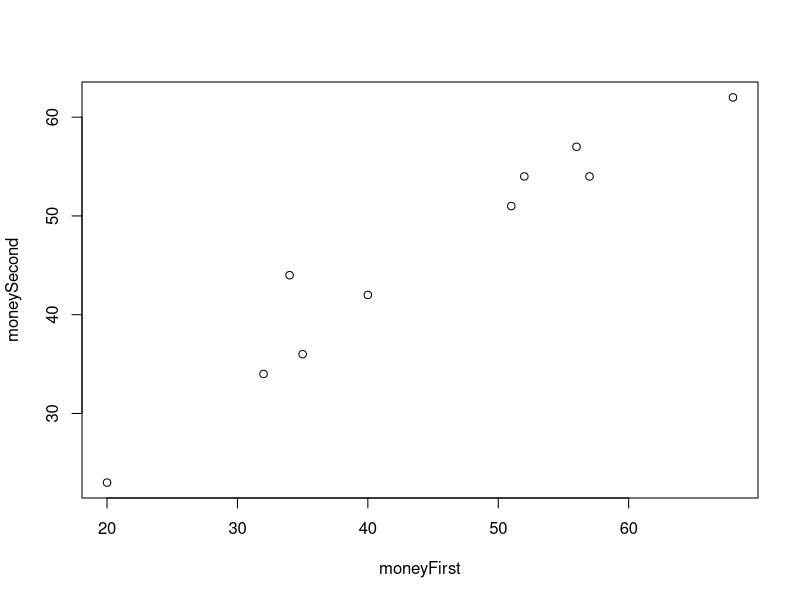
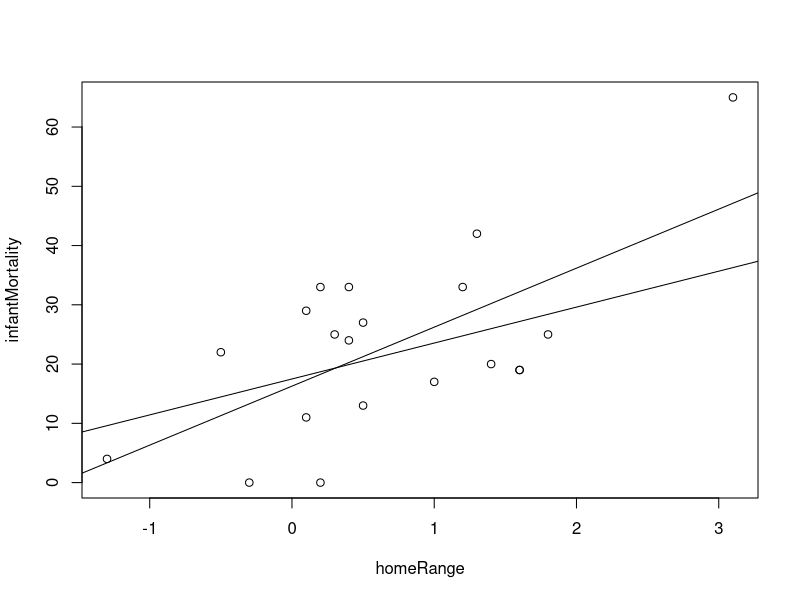

Source code (R) for these figures, in order:
#
# Question 1
#

moneyFirst <- c(20, 32, 35, 34, 40, 51, 52, 56, 57, 68)
moneySecond <- c(23, 34, 36, 44, 42, 51, 54, 57, 54, 62)

# 1.a.
plot(moneyFirst, moneySecond)

# 1.b.
# The pattern is that when the money spent the first time is high, the money spent the second time tends to be also high.
# It seems that there is a strong linear positive relationship.

# 1.c.
co <-cor(moneyFirst, moneySecond)
SE <- sqrt((1-co^2)/(length(moneyFirst)-2))

# 1.d.
# The standard error is the standard deviation of the sample distribution of the correlation coefficient

# 1.e.
cor.test(moneyFirst, moneySecond)
# the interval is (0.87, 0.99)

#
# Question 2
#

# 2.a.
cor.test(moneyFirst, moneySecond + 30)
# Adding a constant to one variable doesn't affect the correlation coefficient
cor.test(moneyFirst + 30, moneySecond + 30)
# Adding a constant to both variables doesn't affect the correlation coefficient either.

# 2.b.
cor.test(moneyFirst * 100, moneySecond)
# Multiplying a constant to one variable doesn't affect the correlation coefficient
cor.test(moneyFirst * 100, moneySecond * 100)
# Multiplying a constant to both variables doesn't affect the correlation coefficient either.

#
# Question 3
#

homeRange <- c(-1.3, -0.5, -0.3, 0.2, 0.1, 0.5, 1.0, 0.3, 0.4, 0.5, 0.1, 0.2, 0.4, 1.3, 1.2, 1.4, 1.6, 1.6, 1.8, 3.1)
infantMortality <- c(4, 22, 0, 0, 11, 13, 17, 25, 24, 27, 29, 33, 33, 42, 33, 20, 19, 19, 25, 65)

# 3.a.
plot(homeRange, infantMortality)
# It seems that there is a linear relationship between the two variables, although it's not that strong of a relationship.

# 3.b.
reg <- lm(infantMortality ~ homeRange)
abline(reg) # slope 9.955, intercept 16.28

# 3.c.
summary(reg) # It seems that the home range does predict the infant mortality

# 3.d.
homeRange_2 <- c(-1.3, -0.5, -0.3, 0.2, 0.1, 0.5, 1.0, 0.3, 0.4, 0.5, 0.1, 0.2, 0.4, 1.3, 1.2, 1.4, 1.6, 1.6, 1.8)
infantMortality_2 <- c(4, 22, 0, 0, 11, 13, 17, 25, 24, 27, 29, 33, 33, 42, 33, 20, 19, 19, 25)
reg_2 <- lm(infantMortality_2 ~ homeRange_2)
abline(reg_2)
summary(reg_2) # slope 6.063 , intercept 17.492
# the slope changed a lot
